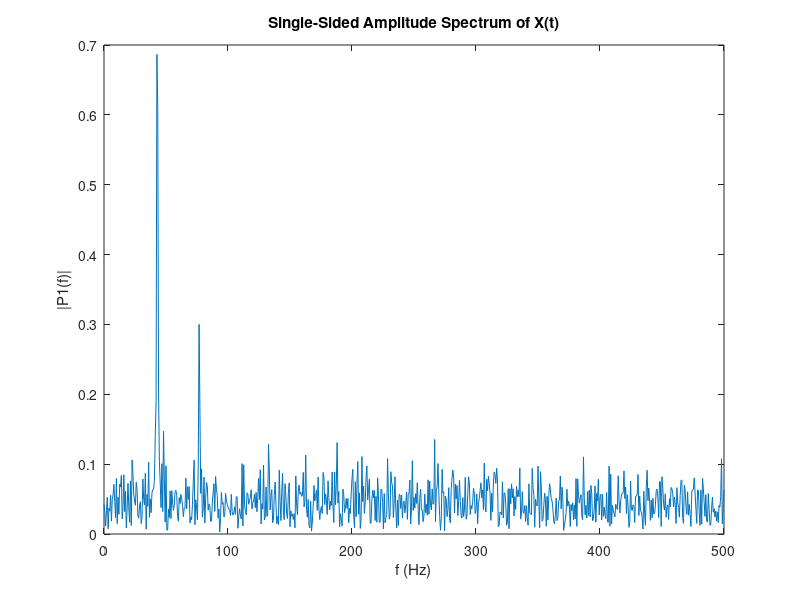

Write MATLAB code to recreate this figure.
%% Use Fourier transform to find the frequency components of a signal buried in noise.

% First we specify a signal with the sampling frequency of 1 KHz and a signal duration of 1.5 seconds

Fs = 1000;            % Sampling frequency                    
T = 1/Fs;             % Sampling period       
L = 1500;             % Length of signal
t = (0:L-1)*T;        % Time vector

% TODO: Using the wave equations
% Form a signal containing a 77 Hz sinusoid of amplitude 0.7 and a 43Hz sinusoid of amplitude 2.
S = 0.7*sin(2*pi*77*t) + 2*sin(2*pi*43*t);

% Corrupt the signal with noise using the "randn" - noise generation function
% make sure it has the length of time vector
X = S + 2*randn(size(t));

% Plot the noisy signal in the time domain. It is difficult to identify the frequency components by looking at the signal X(t). 
plot(1000*t(1:50) ,X(1:50))
title('Signal Corrupted with Zero-Mean Random Noise')
xlabel('t (milliseconds)')
ylabel('X(t)')

%% TODO : Compute the Fourier transform of the noise corrupted signal. 
Y = fft(X);

%% TODO: Then we take the aplitude of the normalised signal
P2 = abs(Y/L);

%% TODO: At the end we compute the single-sided spectrum as we reject the mirror image.
P1 = P2(1:L/2+1);
%% TODO : Compute the two-sided spectrum P2. Then compute the single-sided spectrum P1 based on P2 and the even-valued signal length L.

% Plotting
f = Fs*(0:(L/2))/L;
plot(f,P1) 
title('Single-Sided Amplitude Spectrum of X(t)')
xlabel('f (Hz)')
ylabel('|P1(f)|')